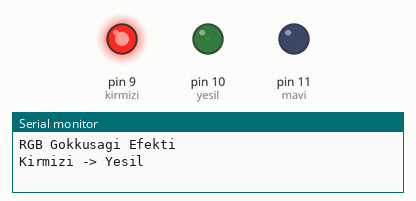
This sketch was run on a simulated Arduino Uno, built with avr-gcc and run on an emulated ATmega328P. Parts: output pins drawn as LEDs (lit = HIGH), the last lines printed to the serial monitor.

Above: at 0.05 s.
At 0.9 s:
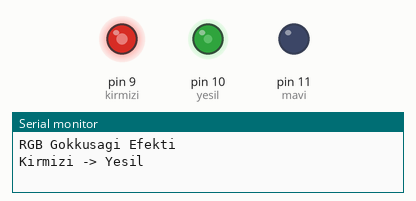
At 1.8 s:
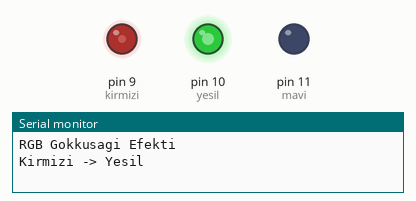
At 3.6 s:
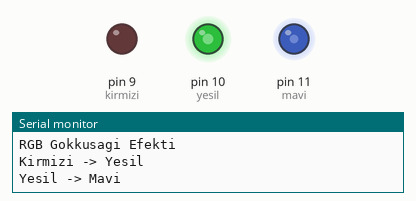
At 5.4 s:
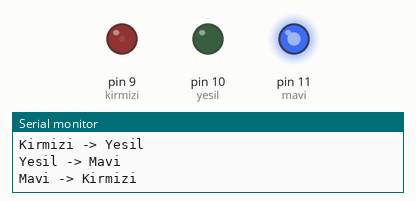
At 7.2 s:
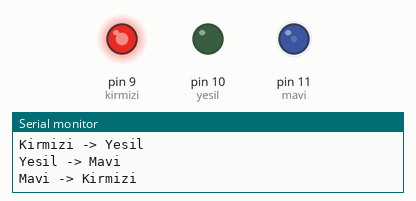
Timing chart, 0 to 10.0 s (numbered marks = the images above):
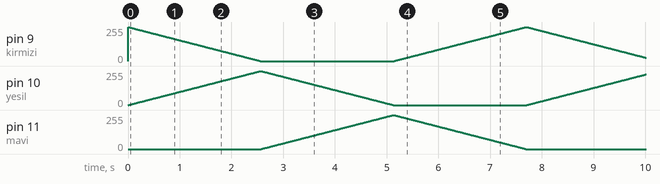

The sketch:

rgb_gokkusagi.ino
```cpp
/*
 * RGB LED Gökkuşağı Efekti
 * Yumuşak renk geçişleri
 *
 * Devre Bağlantısı (Ortak Katot RGB LED):
 * Pin 9 -> 220Ω -> R (Kırmızı)
 * Pin 10 -> 220Ω -> G (Yeşil)
 * Pin 11 -> 220Ω -> B (Mavi)
 * Katot -> GND
 */

const int kirmizi = 9;
const int yesil = 10;
const int mavi = 11;

void setup() {
  pinMode(kirmizi, OUTPUT);
  pinMode(yesil, OUTPUT);
  pinMode(mavi, OUTPUT);
  Serial.begin(9600);
  Serial.println("RGB Gokkusagi Efekti");
}

void renkAyarla(int r, int g, int b) {
  analogWrite(kirmizi, r);
  analogWrite(yesil, g);
  analogWrite(mavi, b);
}

void loop() {
  int r, g, b;

  // Kırmızı -> Yeşil
  Serial.println("Kirmizi -> Yesil");
  for (int i = 0; i <= 255; i++) {
    r = 255 - i;
    g = i;
    b = 0;
    renkAyarla(r, g, b);
    delay(10);
  }

  // Yeşil -> Mavi
  Serial.println("Yesil -> Mavi");
  for (int i = 0; i <= 255; i++) {
    r = 0;
    g = 255 - i;
    b = i;
    renkAyarla(r, g, b);
    delay(10);
  }

  // Mavi -> Kırmızı
  Serial.println("Mavi -> Kirmizi");
  for (int i = 0; i <= 255; i++) {
    r = i;
    g = 0;
    b = 255 - i;
    renkAyarla(r, g, b);
    delay(10);
  }
}
```
